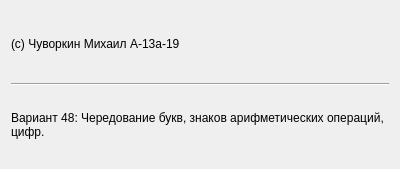
<?xml version="1.0" encoding="UTF-8"?>
<ui version="4.0">
 <class>aboutDialog</class>
 <widget class="QDialog" name="aboutDialog">
  <property name="windowModality">
   <enum>Qt::WindowModal</enum>
  </property>
  <property name="geometry">
   <rect>
    <x>0</x>
    <y>0</y>
    <width>400</width>
    <height>169</height>
   </rect>
  </property>
  <property name="windowTitle">
   <string>About</string>
  </property>
  <layout class="QVBoxLayout" name="verticalLayout">
   <item>
    <widget class="QLabel" name="authorLabel">
     <property name="text">
      <string>(c) Чуворкин Михаил А-13а-19</string>
     </property>
    </widget>
   </item>
   <item>
    <widget class="Line" name="line">
     <property name="orientation">
      <enum>Qt::Horizontal</enum>
     </property>
    </widget>
   </item>
   <item>
    <widget class="QLabel" name="taskLabel">
     <property name="text">
      <string>Вариант 48: Чередование букв, знаков арифметических операций, цифр.</string>
     </property>
     <property name="wordWrap">
      <bool>true</bool>
     </property>
    </widget>
   </item>
  </layout>
 </widget>
 <resources/>
 <connections/>
</ui>
